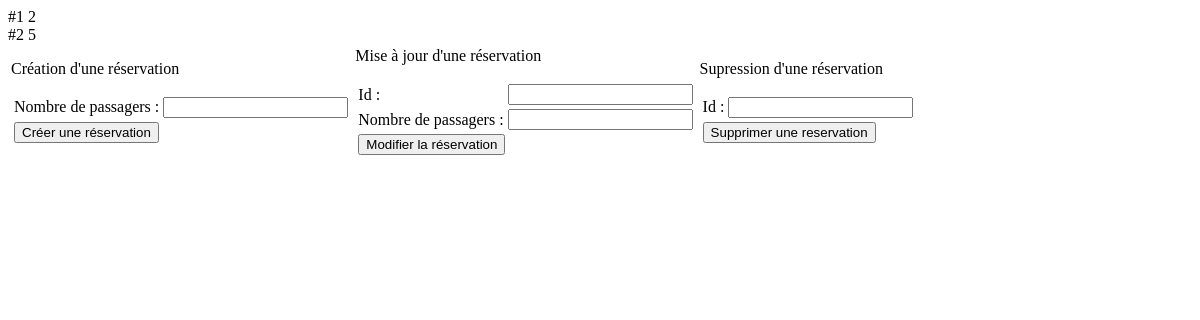
Page /reservations_crud.php on the earlier database version.
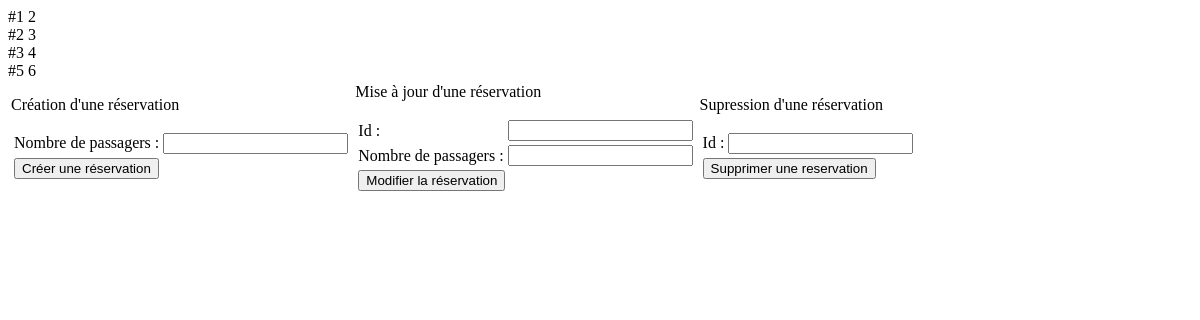
Same page on the later database version.
### tables this page shows
CREATE TABLE `reservations` (
  `id` int NOT NULL,
  `nbrPassengers` int NOT NULL
);

### class/Services/DataBaseService.php (called while the page is built, shortened)
<?php
class DataBaseService
{
    private $connection;
    public function __construct()
    {
        try {
            $this->connection = new PDO(
                'mysql:host=' . self::HOST . ';port=' . self::PORT . ';dbname=' . self::DATABASE_NAME,
                self::MYSQL_USER,
                self::MYSQL_PASSWORD
            );
            $this->connection->exec("SET CHARACTER SET utf8");
        } catch (Exception $e) {
            echo 'Erreur : ' . $e->getMessage();
        }
    }
    public function getReservations(): array
    {
        $reservations = [];
        $sql = 'SELECT * FROM reservations';
        $query = $this->connection->query($sql);
        $results = $query->fetchAll(PDO::FETCH_ASSOC);
        if (!empty($results)) {
            $reservations = $results;
        }
        return $reservations;
    }
}

### class/Services/ReservationsService.php (called while the page is built, shortened)
<?php
class ReservationsService
{
    public function getReservations(): array
    {
        $reservations = [];
        $dataBaseService = new DataBaseService();
        $reservationsDTO = $dataBaseService->getReservations();
        if (!empty($reservationsDTO)) {
            foreach ($reservationsDTO as $reservationDTO) {
                $reservation = new Reservation();
                $reservation->setId($reservationDTO['id']);
                $reservation->setNbrPassengers($reservationDTO['nbrPassengers']);
                $reservations[] = $reservation;
            }
        }
        return $reservations;
    }
}

### class/Entities/Reservation.php (called while the page is built, shortened)
<?php
class Reservation
{
    private $id;
    private $nbrPassengers;
    public function getId(): string
    {
        return $this->id;
    }
    public function setId(string $id): self
    {
        $this->id = $id;
        return $this;
    }
    public function getNbrPassengers(): int
    {
        return $this->nbrPassengers;
    }
    public function setNbrPassengers(int $nbrPassengers): self
    {
        $this->nbrPassengers = $nbrPassengers;
        return $this;
    }
}

### class/Controllers/ReservationsController.php (the view, shortened to what this page needs)
<?php
class ReservationsController
{
    public function getReservations(): string
    {
        $html = '';
        $reservationsService = new ReservationsService();
        $reservations = $reservationsService->getReservations();
        foreach ($reservations as $reservation) {
            $html .=
                '#' . $reservation->getId() . ' ' .
                $reservation->getNbrPassengers(). '<br />';
        }
        return $html;
    }
}

Differences in the rows shown:
changed reservations id 2: NbrPassengers "5" → "3"
added reservations: id "3", NbrPassengers "4"
added reservations: id "5", NbrPassengers "6"
